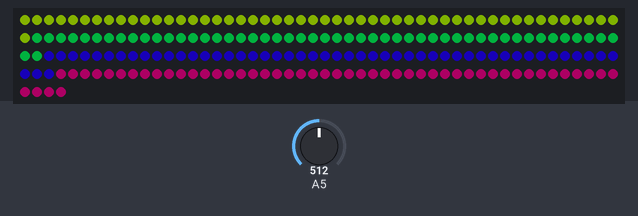
A program run on a simulated Arduino Leonardo, built with avr-gcc and run on an emulated ATmega32U4. Parts: 204 RGB LEDs in strip order, left to right, continuing on the next row. The inputs (shaded band) are chosen by the test bench; at power-on: A5 = 512. Dim RGB values are drawn brighter than linear.

Above: at 2.2 s.
2.3 s: A5 set to 625
At 3.3 s:
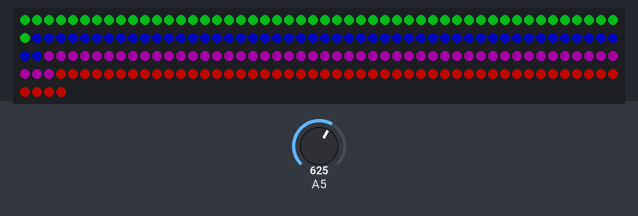
3.9 s: A5 set to 648
At 4.36 s:
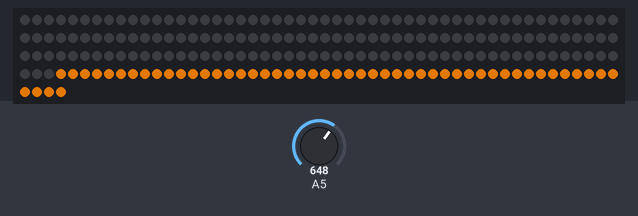
At 4.96 s:
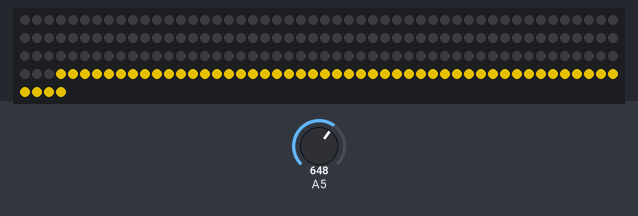
6.6 s: A5 set to 791
9.6 s: A5 set to 807
At 10.3 s:
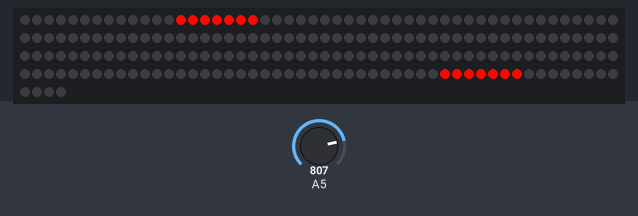

The program:

main.cpp
```cpp
#include <Arduino.h>
#include <FastLED.h>

#define NUM_LEDS 204
CRGB leds[NUM_LEDS];

void setup() {
  delay( 1000 ); // power-up safety delay
  FastLED.addLeds<WS2812B, 13, GRB>(leds, NUM_LEDS).setCorrection( TypicalLEDStrip );
  FastLED.setBrightness( 50 );
}

void four_colors_smooth(){
  FastLED.setBrightness(80);
  int i;
  for(i=0; i<NUM_LEDS; i++){
    leds[i] = CHSV((((i/51)*50) +millis()/30)%255, 255, 255);
  }
}

void four_colors_smooth_dark(){
  FastLED.setBrightness(40);
  int i;
  for(i=0; i<NUM_LEDS; i++){
    leds[i] = CHSV((((i/51)*50) +millis()/30)%255, 255, 255);
  }
}

void rainbow(){
  FastLED.setBrightness(80);

  int i;
  for(i=0; i<NUM_LEDS; i++){
    leds[i] = CHSV((i +millis()/5)%255, 255, 255);
  }
}

void rainbow_dark(){
  FastLED.setBrightness(40);

  int i;
  for(i=0; i<NUM_LEDS; i++){
    leds[i] = CHSV((i +millis()/5)%255, 255, 255);
  }
}

void blink_random(){
  FastLED.setBrightness(255);

  int i;
  for(i=0; i<NUM_LEDS; i++){
    leds[i] = CRGB::Black;
  }

  int seg = (millis()/150) %4;

  if(seg == 1) seg = 2;
  else if(seg == 2) seg = 1;

  for(i=seg*51; i<(seg*51+51); i++){
    leds[i] = CHSV((((i/51)*50) +millis()/30)%255, 255, 255);
  }
}


void sequence(){
  FastLED.setBrightness(255);

  int i;
  for(i=0; i<NUM_LEDS; i++){
    leds[i] = CRGB::Black;
  }

  int seg = (millis()/600) %4;

  if(seg == 1) seg = 2;
  else if(seg == 2) seg = 1;

  CRGB c;
  for(i=seg*51; i<(seg*51+51); i++){
    if((millis()/60)%10==0){
      c = CHSV(millis()/10,255,80);
    }else{
      leds[i] = c;
    }
  }
  CRGB color = CHSV((millis()/20) % 255, 255, 255);

  for(i=0; i<NUM_LEDS; i++){
    if((millis()/5)%(NUM_LEDS) == i){
      leds[i] = color;
      if(i < NUM_LEDS-1) leds[i+1] = color;
      if(i < NUM_LEDS-2)  leds[i+2] = color;
      if(i < NUM_LEDS-3) leds[i+3] = color;
      if(i < NUM_LEDS-4) leds[i+4] = color;
      if(i < NUM_LEDS-5) leds[i+5] = color;
      if(i < NUM_LEDS-6) leds[i+6] = color;
      leds[NUM_LEDS-i] = color;
      if(i < NUM_LEDS-1) leds[NUM_LEDS-(i+1)] = color;
      if(i < NUM_LEDS-2) leds[NUM_LEDS-(i+2)] = color;
      if(i < NUM_LEDS-3) leds[NUM_LEDS-(i+3)] = color;
      if(i < NUM_LEDS-4)  leds[NUM_LEDS-(i+4)] = color;
      if(i < NUM_LEDS-5)  leds[NUM_LEDS-(i+5)] = color;
      if(i < NUM_LEDS-6)  leds[NUM_LEDS-(i+6)] = color;
    }
  }

}

void strobo(){
  int seg = (millis()/50) %4;

  FastLED.setBrightness(255);

  int i;
  for(i=0; i<NUM_LEDS; i++){
    leds[i] = (seg==0)? CRGB::White:CRGB::Black;
  }
}

void loop(){
    switch(analogRead(5)/160){
      case 0:
        rainbow_dark();
      break;
      case 1:
        four_colors_smooth_dark();
      break;
      case 2:
        rainbow();
      break;
      case 3:
        four_colors_smooth();
      break;
      case 4:
        blink_random();
      break;
      case 5:
        sequence();
      break;
      default:
        strobo();
    }
    FastLED.show();
    delay(20);
}
```

Measured:
- the behaviour switches between 639 and 640 on A5 (found by bisection; images 1 and 2)
- the behaviour switches between 799 and 800 on A5 (found by bisection; images 3 and 4)
- after the input at 3.9 s, the LEDs: change after 0.31 s (image 2)
- after the input at 9.6 s, the LEDs: first differ from a run without the input after 0.05 s (image 4 shows a later state)
